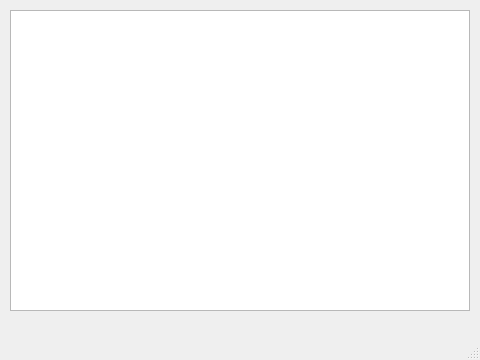
<?xml version="1.0" encoding="UTF-8"?>
<ui version="4.0">
 <class>MainWindow</class>
 <widget class="QMainWindow" name="MainWindow">
  <property name="geometry">
   <rect>
    <x>0</x>
    <y>0</y>
    <width>480</width>
    <height>360</height>
   </rect>
  </property>
  <property name="windowTitle">
   <string>File Sharing Server</string>
  </property>
  <widget class="QWidget" name="centralwidget">
   <widget class="QListView" name="listView">
    <property name="enabled">
     <bool>true</bool>
    </property>
    <property name="geometry">
     <rect>
      <x>10</x>
      <y>10</y>
      <width>460</width>
      <height>301</height>
     </rect>
    </property>
   </widget>
  </widget>
  <widget class="QMenuBar" name="menubar">
   <property name="geometry">
    <rect>
     <x>0</x>
     <y>0</y>
     <width>480</width>
     <height>22</height>
    </rect>
   </property>
  </widget>
  <widget class="QStatusBar" name="statusbar"/>
 </widget>
 <resources/>
 <connections/>
</ui>
